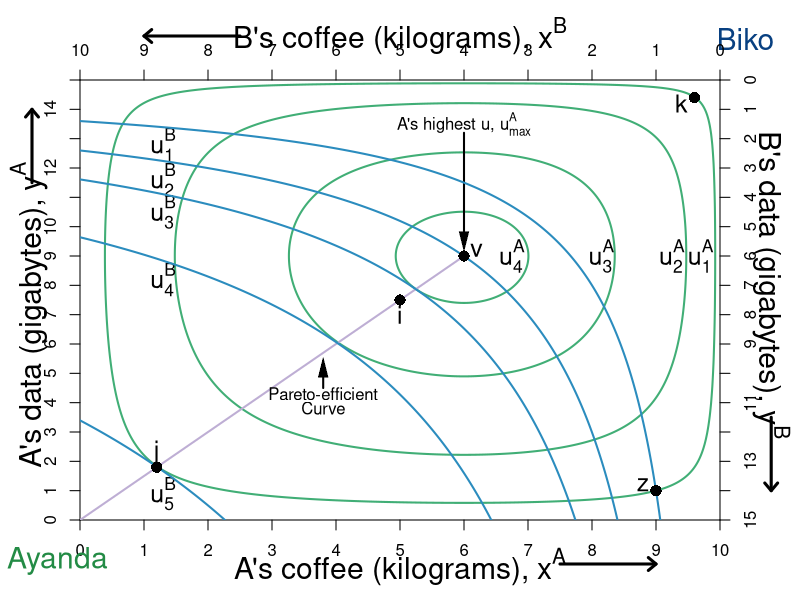

Generate this figure with R:
require(shape)
#pdf(file = "property_hg_he_powertestSTEP2.pdf", width = 9, height = 7)
#pdf(file = "property_hg_he_powertestSTEP3.pdf", width = 9, height = 7)

pdf(file = "property/property_hg_he_powertest.pdf", width = 9, height = 7)

#Set parameters for graphics
axislabelsize <- 1.8
labelsize <- 1.5
namesize <- 1.8
annotatesize <- 1.5
graphlinewidth <- 2
segmentlinewidth <- 1.5

COL <- c("#7fc97f", "#beaed4", "#fdc086", "#ffff99", "#386cb0", "#f0027f", "#bf5b17", "#666666")
COLA <- c("#99d8c9","#66c2a4","#41ae76", "#238b45", "#005824")
COLB <- c("#4eb3d3", "#2b8cbe", "#0868ac","#084081")

par(mar =  c(4, 4, 4, 4))

uA <- function(x, y, alpha = 0.5, lambda = 0.4) {
  (x^(alpha)*y^(1 - alpha))^(1-lambda)*((10 - x)^(alpha)*(15 - y)^(1 - alpha))^lambda
}

uB <- function(x, y) {
  (10 - x)^(0.5)*(15 - y)^(0.5)
}

xlims <- c(0, 10)
ylims <- c(0, 15)

npts <- 501 
x <- seq(xlims[1], xlims[2], length.out = npts)
y <- seq(ylims[1], ylims[2], length.out = npts) 



#For B we need a utility where xA = 5.88, ya = 8.82 => corresponds to 1.618 above

plot(0, 0, xlim = xlims, ylim = ylims, type = "n",
     xlab = expression(paste("")),
     ylab = expression(paste("")), 
     xaxt = "n", 
     yaxt = "n", 
     cex.lab = axislabelsize, 
     bty = "n",
     xaxs="i", 
     yaxs="i")

ticksy <- seq(from = 0, to = 15, by = 1)
ylabels <- seq(from = 0, to = 15, by = 1)
ticksx <- seq(from = 0, to = 10, by = 1)
xlabels <- seq(from = 0, to = 10, by = 1)
axis(1, at = ticksx, pos = 0, labels = xlabels)
axis(2, at = ticksy, pos = 0, labels = ylabels, las = 0)

#a <- c(uA(9,1) - 1, uA(9,1), uA(9,1) + 2, uA(9,1), uA(9,1) + 3, uA(9,1) + 4, uA(9,1) + 5, uA(9,1) + 6, uA(9,1) + 6.6,  uA(9,1) + 7)
a <- c(uA(9,1), uA(9,1) + 1.5, uA(9,1) + 2.5,  uA(9,1) + 2.9)

contour(x, y, 
        outer(x, y, uA),
        drawlabels = FALSE,
        col = COLA[3],
        lwd = graphlinewidth,
        levels = a, 
        xaxs="i", 
        yaxs="i", 
        add = TRUE) 

mtext(expression(paste("A's coffee (kilograms), ", x^A)), side=1, line = 2.5, cex = axislabelsize)
text(-0.8, 7, expression(paste("A's data (gigabytes), ", y^A)), xpd = TRUE, cex = axislabelsize, srt = 90) 

#Add arrows:
arrows(-0.75, 11.5, -0.75, 14, xpd = TRUE, length=0.1,angle=40,lwd=3)
arrows(7.5, -1.5, 9, -1.5, xpd = TRUE, length=0.1,angle=40,lwd=3)

segments(0, 0, 6, 9, lty = 1, col = COL[2] , lwd = graphlinewidth)
text(3.8, 4.3, expression("Pareto-efficient"))
text(3.8, 3.8, expression("Curve"))
Arrows(3.8, 4.5, 3.8, 5.2, col = "black", lty = 1, lwd = 2, arr.type = "triangle", arr.lwd = 0.5)

#Label the iso-welfare functions for the HG, Aisha
text(9.7, 9, expression(u[1]^A), cex = annotatesize)
text(9.25, 9, expression(u[2]^A), cex = annotatesize)
text(8.15, 9, expression(u[3]^A), cex = annotatesize)
text(6.75, 9, expression(u[4]^A), cex = annotatesize)

#Label the indifference curves for the HE, Betty
text(1.3, 12.8, expression(u[1]^B), cex = annotatesize)
text(1.3, 11.6, expression(u[2]^B), cex = annotatesize)
text(1.3, 10.5, expression(u[3]^B), cex = annotatesize)
text(1.3, 8.2, expression(u[4]^B), cex = annotatesize)
text(1.3, 0.9, expression(u[5]^B), cex = annotatesize)

#A's bliss point - 3.1073 is the value of u
# points(5.88, 8.82, pch = 16, col = "black", cex = 1.5)
text(6, 13.5, expression(paste("A's highest u, ", u[max]^A)))
Arrows(6, 13.2, 6, 9.5, col = "black", lty = 1, lwd = 2, arr.type = "triangle", arr.lwd = 0.5)

#Label point i. 
points(5, 7.5, pch = 16, col = "black", cex = 1.5)
text(5, 7, expression(paste(i)), cex = annotatesize)
# 

text(-0.35, -1.4, expression("Ayanda"), xpd = TRUE, cex = namesize, col = COLA[4])
text(10.4, 16.4, expression("Biko"), xpd = TRUE, cex = namesize, col = COLB[4])

#Add new plot
par(new = TRUE)

#Use the same x and ylims as previously, but with locations switched
xlims2 <- c(10, 0)
ylims2 <- c(15, 0)

#Leave the ylab and xlab blank to ensure no axes titles
plot(0, 0, xlim = xlims2, ylim = ylims2, type = "n",
     xlab = expression(paste("")),
     ylab = expression(paste("")),
     xaxt = "n", 
     yaxt = "n", 
     cex.lab = 1.3, 
     bty = "n",
     xaxs="i", 
     yaxs="i")

uB <- function(x, y, alpha = 0.5, lambda = 0) {
  (x^(alpha)*y^(1 - alpha))^(1-lambda)*((10 - x)^(alpha)*(15 - y)^(1 - alpha))^lambda
}

b <- c(uB(1,14), uB(1,14) + 1.16, uB(1,14) + 2.08, uB(1,14) + 3.58, uB(1,14) + 7.03)

contour(x, y, 
        outer(x, y, uB),
        drawlabels = FALSE,
        col = COLB[2],
        lwd = graphlinewidth,
        levels = b, 
        add = TRUE
) 


# #Label two points for comparison
points(1, 14, pch = 16, col = "black", cex = 1.5)
text(1.2, 13.8, expression(paste(z)), cex = annotatesize)

# #Label two points for comparison
points(0.4*10, 0.4*15, pch = 16, col = "black", cex = 1.5)
text(0.4*10-0.2, 0.4*15-0.2,expression(paste(v)), cex = annotatesize)



points(8.8, (3/2)*8.8, pch = 16, col = "black", cex = 1.5)
text(8.8, (3/2)*8.8 - 0.5, expression(paste(j)), cex = annotatesize)

points(0.4, (3/2)*0.4, pch = 16, col = "black", cex = 1.5)
text(0.4 + 0.2, (3/2)*0.4 + 0.2, expression(paste(k)), cex = annotatesize)

#Set up axes at sides 3 and 4 (top and right)
axis(side = 3, at = ticksx, pos = 0, labels = xlabels)
axis(side = 4, at = ticksy, pos = 0, labels = ylabels, las = 0)
text(5, -1.5, expression(paste("B's coffee (kilograms), ", x^B)), xpd = TRUE, cex = axislabelsize)
text(-0.8, 7, expression(paste("B's data (gigabytes), ", y^B)), xpd = TRUE, cex = axislabelsize, srt = 270) 

#Add arrows:
arrows(-0.8, 11.5, -0.8, 14, xpd = TRUE, length=0.1,angle=40,lwd=3)
arrows(7.5, -1.5, 9, -1.5, xpd = TRUE, length=0.1,angle=40,lwd=3)


dev.off()
